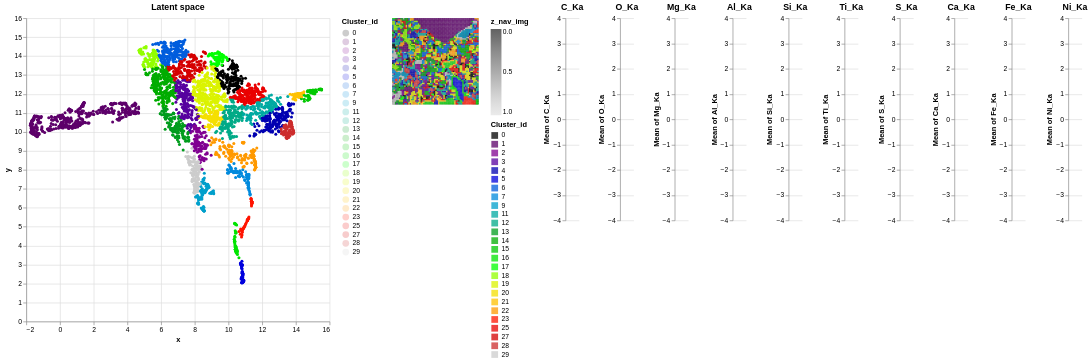

Notebook code for this chart:
### Markdown cell above
This 'Recolour' functionality changes the colourmap that is used by the 'check_latent_space' function, so the recoloured clusters will appear here.

### Code cell
gui.check_latent_space(ps=ps_gmm,show_map=True,ratio_to_be_shown=1.0)

### Figure 1 — Vega-Lite specification as saved in the notebook (floating-point values rounded to 4 significant figures; data arrays with more than 128 entries replaced by an {"elided": "..."} marker saying what was removed)
{"config": {"view": {"continuousWidth": 300, "continuousHeight": 300, "strokeWidth": 0}}, "hconcat": [{"layer": [{"mark": {"type": "circle", "size": 3}, "encoding": {"color": {"field": "Cluster_id", "scale": {"domain": [0.0, 1.0, 2.0, 3.0, 4.0, 5.0, 6.0, 7.0, 9.0, 11.0, 12.0, 13.0, 14.0, 15.0, 16.0, 17.0, 18.0, 19.0, 20.0, 21.0, 22.0, 23.0, 25.0, 27.0, 28.0, 29.0], "range": ["#000000", "#5d006a", "#800091", "#57009f", "#0000b1", "#0000dd", "#005ddd", "#008add", "#009fcb", "#00aaa2", "#00aa87", "#009c1d", "#00ac00", "#00c900", "#00e400", "#00ff00", "#92ff00", "#dbf300", "#f5df00", "#ffc100", "#ff9900", "#ff1400", "#e90000", "#d50000", "#cc2c2c", "#cccccc"]}, "type": "nominal"}, "opacity": {"value": 0.2}, "x": {"field": "x", "type": "quantitative"}, "y": {"field": "y", "type": "quantitative"}}, "name": "view_5"}, {"mark": {"type": "circle", "size": 20}, "encoding": {"color": {"field": "Cluster_id", "scale": {"domain": [0.0, 1.0, 2.0, 3.0, 4.0, 5.0, 6.0, 7.0, 9.0, 11.0, 12.0, 13.0, 14.0, 15.0, 16.0, 17.0, 18.0, 19.0, 20.0, 21.0, 22.0, 23.0, 25.0, 27.0, 28.0, 29.0], "range": ["#000000", "#5d006a", "#800091", "#57009f", "#0000b1", "#0000dd", "#005ddd", "#008add", "#009fcb", "#00aaa2", "#00aa87", "#009c1d", "#00ac00", "#00c900", "#00e400", "#00ff00", "#92ff00", "#dbf300", "#f5df00", "#ffc100", "#ff9900", "#ff1400", "#e90000", "#d50000", "#cc2c2c", "#cccccc"]}, "type": "nominal"}, "opacity": {"condition": {"param": "param_5", "value": 1.0}, "value": 0.0}, "tooltip": [{"field": "Cluster_id", "type": "nominal"}, {"field": "x", "format": ",.2f", "type": "quantitative"}, {"field": "y", "format": ",.2f", "type": "quantitative"}], "x": {"field": "x", "type": "quantitative"}, "y": {"field": "y", "type": "quantitative"}}}], "data": {"name": "data-5bcf1f594f98c49ae76816ce69a0a763"}, "height": 450, "title": {"text": "Latent space"}, "width": 450}, {"layer": [{"data": {"name": "data-c6d3e8bcdc2a61eac0fffeed907ec2c2"}, "mark": {"type": "square", "size": 6}, "encoding": {"color": {"field": "z_nav_img", "scale": {"domain": [1.0, 0.0], "scheme": "greys"}, "type": "quantitative"}, "x": {"axis": null, "field": "x_nav_img", "type": "ordinal"}, "y": {"axis": null, "field": "y_nav_img", "type": "ordinal"}}}, {"data": {"name": "data-5bcf1f594f98c49ae76816ce69a0a763"}, "mark": {"type": "square", "size": 5}, "encoding": {"color": {"field": "Cluster_id", "scale": {"domain": [0.0, 1.0, 2.0, 3.0, 4.0, 5.0, 6.0, 7.0, 9.0, 11.0, 12.0, 13.0, 14.0, 15.0, 16.0, 17.0, 18.0, 19.0, 20.0, 21.0, 22.0, 23.0, 25.0, 27.0, 28.0, 29.0], "range": ["#000000", "#5d006a", "#800091", "#57009f", "#0000b1", "#0000dd", "#005ddd", "#008add", "#009fcb", "#00aaa2", "#00aa87", "#009c1d", "#00ac00", "#00c900", "#00e400", "#00ff00", "#92ff00", "#dbf300", "#f5df00", "#ffc100", "#ff9900", "#ff1400", "#e90000", "#d50000", "#cc2c2c", "#cccccc"]}, "type": "nominal"}, "opacity": {"condition": {"param": "param_5", "value": 0.75}, "value": 0}, "x": {"axis": null, "field": "x_id", "type": "ordinal"}, "y": {"axis": null, "field": "y_id", "type": "ordinal"}}, "name": "view_6"}], "height": 128, "width": 128}, {"hconcat": [{"mark": {"type": "bar"}, "encoding": {"y": {"aggregate": "mean", "field": "C_Ka", "scale": {"domain": [-4, 4]}, "type": "quantitative"}}, "title": {"text": "C_Ka"}, "transform": [{"filter": {"param": "param_5"}}]}, {"mark": {"type": "bar"}, "encoding": {"y": {"aggregate": "mean", "field": "O_Ka", "scale": {"domain": [-4, 4]}, "type": "quantitative"}}, "title": {"text": "O_Ka"}, "transform": [{"filter": {"param": "param_5"}}]}, {"mark": {"type": "bar"}, "encoding": {"y": {"aggregate": "mean", "field": "Mg_Ka", "scale": {"domain": [-4, 4]}, "type": "quantitative"}}, "title": {"text": "Mg_Ka"}, "transform": [{"filter": {"param": "param_5"}}]}, {"mark": {"type": "bar"}, "encoding": {"y": {"aggregate": "mean", "field": "Al_Ka", "scale": {"domain": [-4, 4]}, "type": "quantitative"}}, "title": {"text": "Al_Ka"}, "transform": [{"filter": {"param": "param_5"}}]}, {"mark": {"type": "bar"}, "encoding": {"y": {"aggregate": "mean", "field": "Si_Ka", "scale": {"domain": [-4, 4]}, "type": "quantitative"}}, "title": {"text": "Si_Ka"}, "transform": [{"filter": {"param": "param_5"}}]}, {"mark": {"type": "bar"}, "encoding": {"y": {"aggregate": "mean", "field": "Ti_Ka", "scale": {"domain": [-4, 4]}, "type": "quantitative"}}, "title": {"text": "Ti_Ka"}, "transform": [{"filter": {"param": "param_5"}}]}, {"mark": {"type": "bar"}, "encoding": {"y": {"aggregate": "mean", "field": "S_Ka", "scale": {"domain": [-4, 4]}, "type": "quantitative"}}, "title": {"text": "S_Ka"}, "transform": [{"filter": {"param": "param_5"}}]}, {"mark": {"type": "bar"}, "encoding": {"y": {"aggregate": "mean", "field": "Ca_Ka", "scale": {"domain": [-4, 4]}, "type": "quantitative"}}, "title": {"text": "Ca_Ka"}, "transform": [{"filter": {"param": "param_5"}}]}, {"mark": {"type": "bar"}, "encoding": {"y": {"aggregate": "mean", "field": "Fe_Ka", "scale": {"domain": [-4, 4]}, "type": "quantitative"}}, "title": {"text": "Fe_Ka"}, "transform": [{"filter": {"param": "param_5"}}]}, {"mark": {"type": "bar"}, "encoding": {"y": {"aggregate": "mean", "field": "Ni_Ka", "scale": {"domain": [-4, 4]}, "type": "quantitative"}}, "title": {"text": "Ni_Ka"}, "transform": [{"filter": {"param": "param_5"}}]}], "data": {"name": "data-5bcf1f594f98c49ae76816ce69a0a763"}}], "params": [{"name": "param_5", "select": {"type": "interval"}, "views": ["view_5", "view_6"]}, {"name": "param_6", "select": {"type": "interval", "on": "[mousedown[event.shiftKey], mouseup] > mousemove", "translate": "[mousedown[event.shiftKey], mouseup] > mousemove!", "zoom": "wheel![event.shiftKey]"}, "bind": "scales", "views": ["view_5"]}], "resolve": {"legend": {"color": "independent"}}, "$schema": "https://vega.github.io/schema/vega-lite/v5.14.1.json", "datasets": {"data-5bcf1f594f98c49ae76816ce69a0a763": {"elided": "4096 records"}, "data-c6d3e8bcdc2a61eac0fffeed907ec2c2": {"elided": "4096 records"}}}
